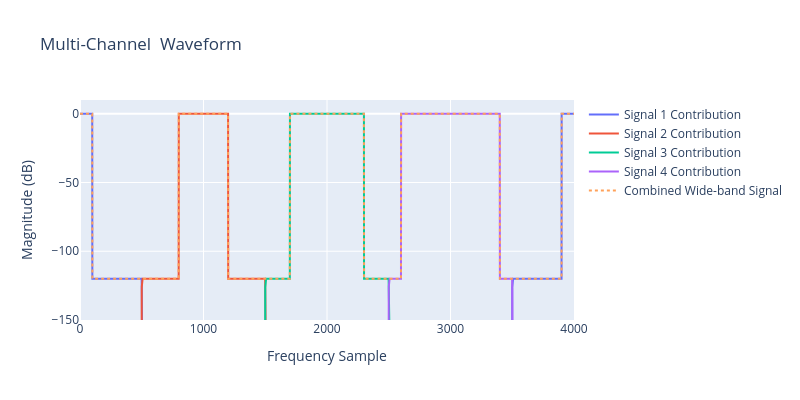

Notebook cell for this chart:
### Code cell
fig = go.Figure()
fig.add_trace(go.Scatter(y=20*np.log10(np.abs(x_f_1)), mode='lines', name=f'Signal 1 Contribution'))    
fig.add_trace(go.Scatter(y=20*np.log10(np.abs(x_f_2)), mode='lines', name=f'Signal 2 Contribution'))    
fig.add_trace(go.Scatter(y=20*np.log10(np.abs(x_f_3)), mode='lines', name=f'Signal 3 Contribution'))    
fig.add_trace(go.Scatter(y=20*np.log10(np.abs(x_f_4)), mode='lines', name=f'Signal 4 Contribution'))
fig.add_trace(go.Scatter(y=20*np.log10(np.abs(x_f_total)), mode='lines', name=f'Combined Wide-band Signal', line=dict(dash="dot")))    
fig.update_layout(width=800,height=400, title='Multi-Channel  Waveform', xaxis_title='Frequency Sample', yaxis_title='Magnitude (dB)',
                  xaxis_range=[0, 4000], yaxis_range=[-150, 10])

### Figure 1 — Plotly figure (JSON) as saved in the notebook; plotly's stock layout.template omitted (floating-point values rounded to 4 significant figures; data arrays with more than 128 entries replaced by an {"elided": "..."} marker saying what was removed)
{"data": [{"mode": "lines", "name": "Signal 1 Contribution", "type": "scatter", "y": {"elided": "4000 float values"}}, {"mode": "lines", "name": "Signal 2 Contribution", "type": "scatter", "y": {"elided": "4000 float values"}}, {"mode": "lines", "name": "Signal 3 Contribution", "type": "scatter", "y": {"elided": "4000 float values"}}, {"mode": "lines", "name": "Signal 4 Contribution", "type": "scatter", "y": {"elided": "4000 float values"}}, {"line": {"dash": "dot"}, "mode": "lines", "name": "Combined Wide-band Signal", "type": "scatter", "y": {"elided": "4000 float values"}}], "layout": {"height": 400, "title": {"text": "Multi-Channel  Waveform"}, "width": 800, "xaxis": {"range": [0, 4000], "title": {"text": "Frequency Sample"}}, "yaxis": {"range": [-150, 10], "title": {"text": "Magnitude (dB)"}}}}
